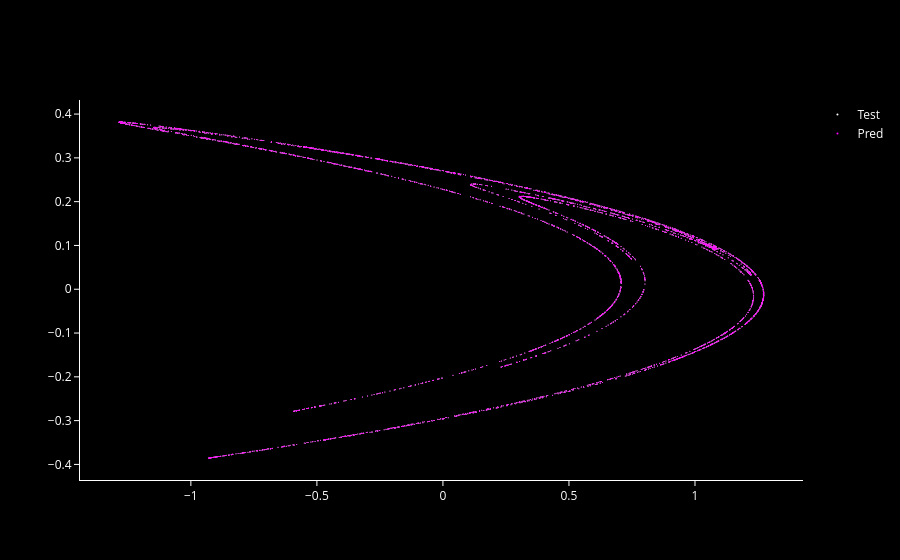
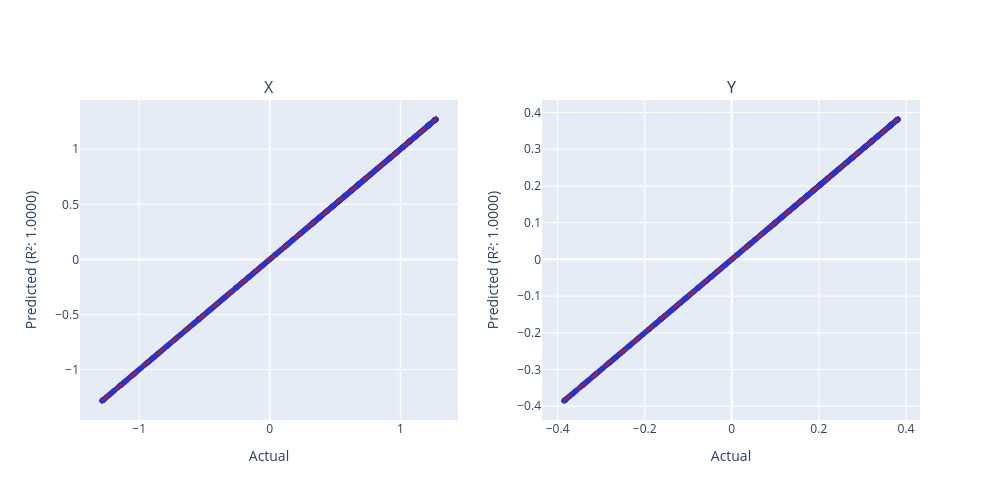

Source (notebook cell) for these figures, in order:
### Code cell
henon_plot([henon_dataset[-Y_pred.shape[0] :], Y_pred], ["Test", "Pred"]).show()
r_2_plots_grid(Y_test, Y_pred, ["X", "Y"]).show()
vis.plot_pareto_front(study, target_names=["R2 Score", "MSE"]).show()
param_importance(study).show()

### Figure 1 — Plotly figure (JSON) as saved in the notebook; plotly's stock layout.template omitted (floating-point values rounded to 4 significant figures; data arrays with more than 128 entries replaced by an {"elided": "..."} marker saying what was removed)
{"data": [{"marker": {"color": "white", "size": 1}, "mode": "markers", "name": "Test", "type": "scatter", "x": {"elided": "4000 float values"}, "y": {"elided": "4000 float values"}}, {"marker": {"color": "magenta", "size": 1}, "mode": "markers", "name": "Pred", "type": "scatter", "x": {"elided": "4000 float values"}, "y": {"elided": "4000 float values"}}], "layout": {"font": {"color": "white"}, "paper_bgcolor": "black", "plot_bgcolor": "black", "xaxis": {"linecolor": "white", "showgrid": false, "tickcolor": "white", "ticks": "outside", "zeroline": false}, "yaxis": {"linecolor": "white", "showgrid": false, "tickcolor": "white", "ticks": "outside", "zeroline": false}}}

### Figure 2 — Plotly figure (JSON) as saved in the notebook; plotly's stock layout.template omitted (floating-point values rounded to 4 significant figures; data arrays with more than 128 entries replaced by an {"elided": "..."} marker saying what was removed)
{"data": [{"marker": {"color": "rgba(50, 50, 200, 0.5)", "size": 5}, "mode": "markers", "name": "Data", "type": "scatter", "x": {"elided": "4000 float values"}, "xaxis": "x", "y": {"elided": "4000 float values"}, "yaxis": "y"}, {"line": {"color": "firebrick", "dash": "dash"}, "mode": "lines", "name": "Ideal", "type": "scatter", "x": [-1.284, 1.273], "xaxis": "x", "y": [-1.284, 1.273], "yaxis": "y"}, {"marker": {"color": "rgba(50, 50, 200, 0.5)", "size": 5}, "mode": "markers", "name": "Data", "type": "scatter", "x": {"elided": "4000 float values"}, "xaxis": "x2", "y": {"elided": "4000 float values"}, "yaxis": "y2"}, {"line": {"color": "firebrick", "dash": "dash"}, "mode": "lines", "name": "Ideal", "type": "scatter", "x": [-0.3853, 0.3819], "xaxis": "x2", "y": [-0.3853, 0.3819], "yaxis": "y2"}], "layout": {"annotations": [{"font": {"size": 16}, "showarrow": false, "text": "X", "x": 0.225, "xanchor": "center", "xref": "paper", "y": 1, "yanchor": "bottom", "yref": "paper"}, {"font": {"size": 16}, "showarrow": false, "text": "Y", "x": 0.775, "xanchor": "center", "xref": "paper", "y": 1, "yanchor": "bottom", "yref": "paper"}], "height": 500, "showlegend": false, "width": 1000, "xaxis": {"anchor": "y", "domain": [0, 0.45], "title": {"text": "Actual"}}, "xaxis2": {"anchor": "y2", "domain": [0.55, 1], "title": {"text": "Actual"}}, "yaxis": {"anchor": "x", "domain": [0, 1], "title": {"text": "Predicted (R²: 1.0000)"}}, "yaxis2": {"anchor": "x2", "domain": [0, 1], "title": {"text": "Predicted (R²: 1.0000)"}}}}
